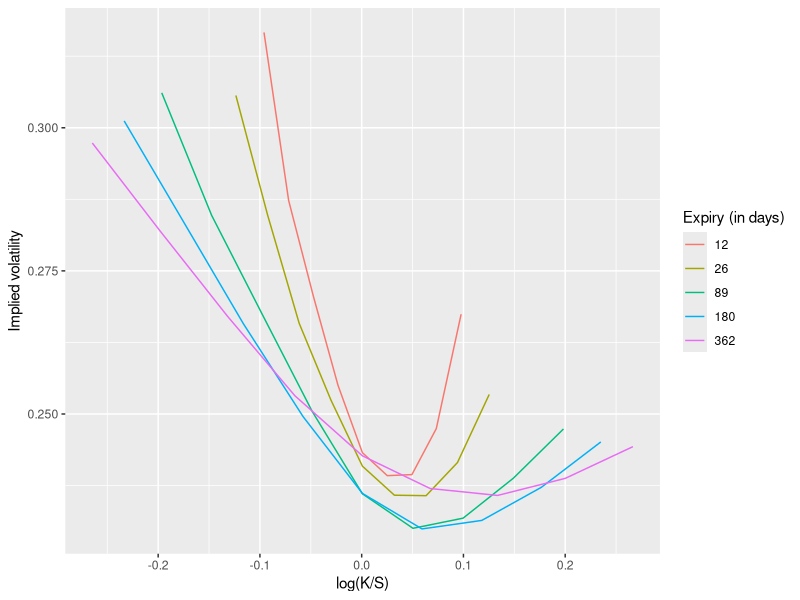
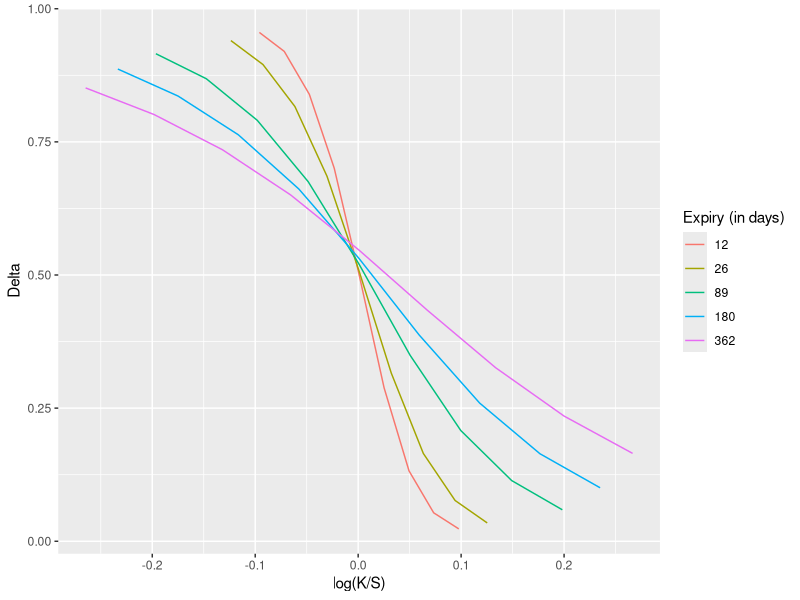
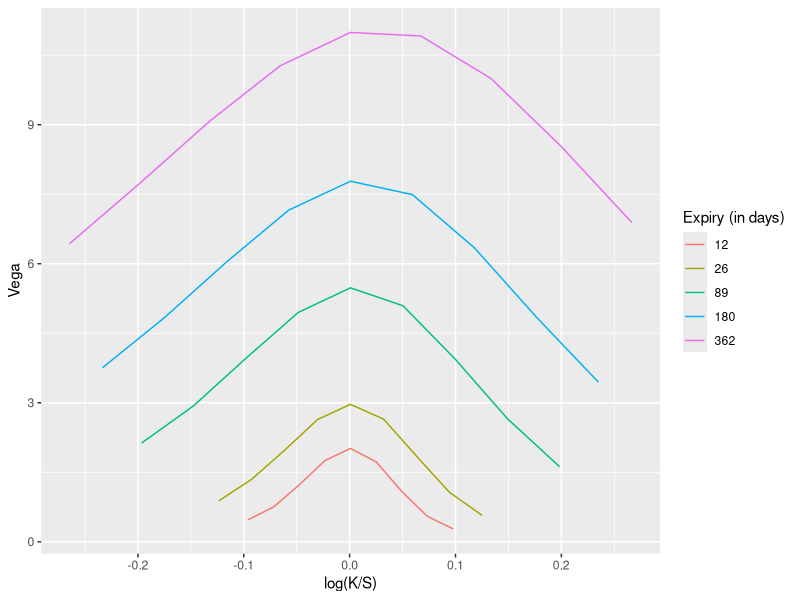
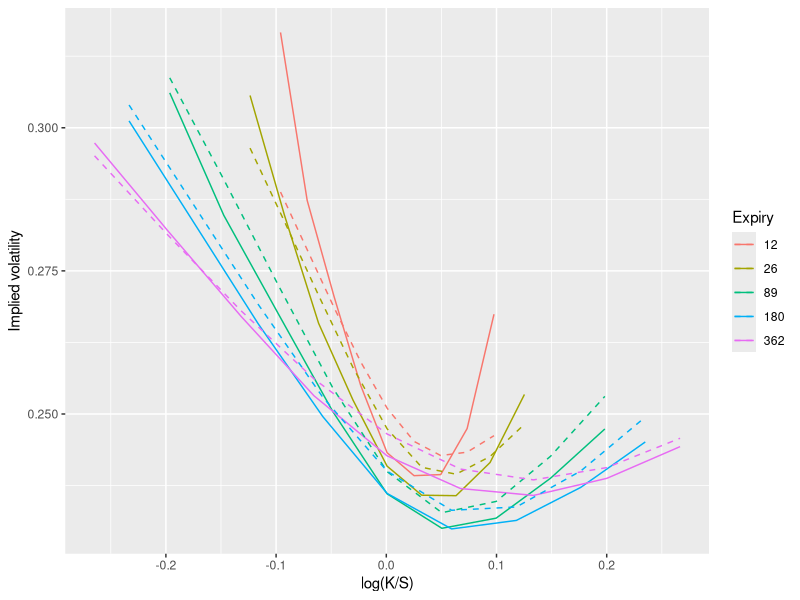

Write R code to recreate these figures, in order.
### Packages ###

library(tidyverse)

### Functions ###

charFunc <- function(u, spot, r=0, div=0, ttm, v, sigma, kappa, theta, rho){
  d <- sqrt( (rho*sigma*u*1i-kappa)^2 + sigma^2*(u*1i+u^2) )
  d <- -d
  g <- (kappa - rho*sigma*u*1i + d) / (kappa - rho*sigma*u*1i - d)
  tempM <- (kappa-rho*sigma*u*1i+d)*ttm-2*log((1-g*exp(d*ttm))/(1-g))
  M <- (r-div)*u*1i*ttm+(kappa*theta)/(sigma^2)*tempM
  N <- (kappa-rho*sigma*u*1i+d)/(sigma^2)*((1-exp(d*ttm))/(1-g*exp(d*ttm)))
  res <- exp(M+N*v+1i*u*log(spot))
  return(res)
}

HestonCall <- function(spot, strike, r=0, div=0, ttm, v, sigma, kappa, theta, rho){
  integrand1 <- function(u){ 
    num1 <- charFunc(u-1i, spot, r, div, ttm, v, sigma, kappa, theta, rho)
    den1 <- charFunc(-1i, spot, r, div, ttm, v, sigma, kappa, theta, rho)
    dummy1 <- exp(-1i*u*log(strike))*num1/(1i*u*den1)
    integrand1 <- Re(dummy1)
  }
  integrand2 <- function(u){ 
    dummy2 <- exp(-1i*u*log(strike))*charFunc(u, spot, r, div, ttm, v, sigma, kappa, theta, rho)/(1i*u)
    integtand2 <- Re(dummy2)
  }
  Pi1 <- 0.5 + 1/pi * integrate(integrand1,0,Inf,stop.on.error = FALSE)$value
  Pi2 <- 0.5 + 1/pi * integrate(integrand2,0,Inf,stop.on.error = FALSE)$value
  res <- spot*exp(-div*ttm)*Pi1 - strike*exp(-r*ttm)*Pi2
  return(res)
}

simulateHeston <- function(S0,nPaths,nDates,r,ttm,v,sigma,kappa,theta,rho){
  
  nSim <- nPaths/2
  dt <- ttm/nDates
  Smat <- matrix(nrow = nPaths, ncol = nDates)
  Vmat <- matrix(nrow = nPaths, ncol = nDates)
  X <- log(rep(S0, nPaths))
  V <- rep(v, nPaths)
  
  for(i in 1:nDates){
    
    z1 <- rnorm(nSim); z2 <- rnorm(nSim)
    dW1 <- sqrt(dt)*z1; dW2 <- rho*dW1+sqrt(1-rho^2)*sqrt(dt)*z2
    dW1_hat <- sqrt(dt)*(-z1); dW2_hat <- rho*dW1_hat+sqrt(1-rho^2)*sqrt(dt)*(-z2)
    
    X[1:nSim] <- X[1:nSim] + (r-0.5*pmax(V[1:nSim],0)) * dt + sqrt(pmax(V[1:nSim],0)) * dW1
    X[(nSim+1):(nSim*2)] <- X[(nSim+1):(nSim*2)] + (r-0.5*pmax(V[(nSim+1):(nSim*2)],0)) * dt + sqrt(pmax(V[(nSim+1):(nSim*2)],0)) * dW1_hat 
    
    V[1:nSim]<-V[1:nSim]+kappa*(theta-pmax(V[1:nSim],0))*dt+sigma*sqrt(pmax(V[1:nSim],0))*dW2
    V[(nSim+1):(2*nSim)]<-V[(nSim+1):(2*nSim)]+kappa*(theta-pmax(V[(nSim+1):(2*nSim)],0))*dt+sigma*sqrt(pmax(V[(nSim+1):(2*nSim)],0))*dW2_hat
    
    Smat[,i] <- exp(X)
    Vmat[,i] <- V
  }
  
  result <- list(Smat, Vmat)
  
}

BSM <- function(S,K,r,sigma,TTM,call=T){
  d1 <- (log(S/K) + (r + sigma^2/2) * TTM)/(sigma * sqrt(TTM))
  d2 <- d1 - sigma * sqrt(TTM)
  if(call) price <- pnorm(d1) * S - exp(-r * TTM) * K * pnorm(d2)
  else price <- exp(-r * TTM) * K * pnorm(-d2) - pnorm(-d1) * S 
  return(price)
}

BSMDelta <- function(S,K,r,sigma,TTM){
  d1 <- (log(S/K) + (r + sigma^2/2) * TTM)/(sigma * sqrt(TTM))
  return(pnorm(d1))
}

BSMVega <- function(S,K,r,sigma,TTM){
  d1 <- (log(S/K) + (r + sigma^2/2) * TTM)/(sigma * sqrt(TTM))
  return(S * dnorm(d1) * sqrt(TTM))
}

impVol <- function(price,S,K,r,TTM){
  f <- function(sigma) price - BSM(S,K,r,sigma,TTM)
  impVol <- uniroot(f,c(0,2))
  return(impVol$root)
}

### Options on Google, provided for assignment in Financial Engineering @ CBS ###

data <- read_delim('data/GOOGLData.csv', delim = ";")

l <- length(data$Price)

# Spot is(/was) equal to 2786, assume risk free rate of zero

S0 <- 2786; r <- 0

### Calculating IV ###

for(i in 1:l){
  data[i,'impliedVolatility'] <- impVol(data[[i,1]],S0,data[[i,2]],r,data[[i,3]]/365)
}

### Plotting IV ###

impVolPlot <- ggplot(data = data , mapping = aes(log(Strike/S0), impliedVolatility)) + 
  geom_line(aes(colour = factor(Expiry))) + xlab('log(K/S)') + ylab('Implied volatility') +
  labs(colour = "Expiry (in days)"); impVolPlot

### Delta and Vega ###

for(i in 1:l){
  data[i, 'delta'] <- BSMDelta(S0,data[[i,2]],r,data[[i,4]],data[[i,3]]/365)
  data[i, 'vega'] <- BSMVega(S0,data[[i,2]],r,data[[i,4]],data[[i,3]]/365) / 100
}

deltaPlot <- ggplot(data = data , mapping = aes(log(Strike/S0), delta)) + 
  geom_line(aes(colour = factor(Expiry))) + xlab('log(K/S)') + ylab('Delta') + 
  labs(colour = "Expiry (in days)"); deltaPlot

vegaPlot <- ggplot(data = data , mapping = aes(log(Strike/S0), vega)) + 
  geom_line(aes(colour = factor(Expiry))) + xlab('log(K/S)') + ylab('Vega') +
  labs(colour = "Expiry (in days)"); vegaPlot 

### Calibrating Heston to observed prices ###

# We calibrate by minimizing squared sum of errors
lossFunction <- function(parms){
  sum <- 0
  for(i in 1:l){
    sum <- sum + ( (data[[i,1]] - HestonCall(S0,data[[i,2]],0,0,data[[i,3]]/365,parms[1],parms[2],parms[3],parms[4],parms[5])) / (data[[i,6]] * 100) )^2
  }
  return(sum)
}

# Providing logically sound bounds on paramters speeds up the process (a lot)
par <- optim(par = c(0.2^2, 1, 2, 0.2^2, -0.25), lossFunction, method = "L-BFGS-B",
             lower = c(0.01,0.01,0.01,0.01,-1), upper = c(0.99,10,10,0.99,1))


# Rounded estimates
v <- 0.065
sigma <- 1
kappa <- 2
theta <- 0.09
rho <- -0.3

### Calculating and plotting implied volatility of prices calculated with calibrated Heston model ###

for(i in 1:l){
  HestonPrice <- HestonCall(S0,data[[i,2]],0,0,data[[i,3]]/365,v,sigma,kappa,theta,rho)
  data[i,'HestonImp'] <- impVol(HestonPrice,S0,data[[i,2]],r,data[[i,3]]/365)
}

impVolPlot2 <- ggplot(data = data , mapping = aes(log(Strike/S0), impliedVolatility)) + 
  geom_line(aes(x = log(Strike/S0), y = impliedVolatility, colour = factor(Expiry))) + 
  geom_line(aes(x = log(Strike/S0), y = HestonImp, colour = factor(Expiry)), linetype="dashed") +
  xlab('log(K/S)') + 
  ylab('Implied volatility') + 
  labs(colour = "Expiry"); impVolPlot2 


